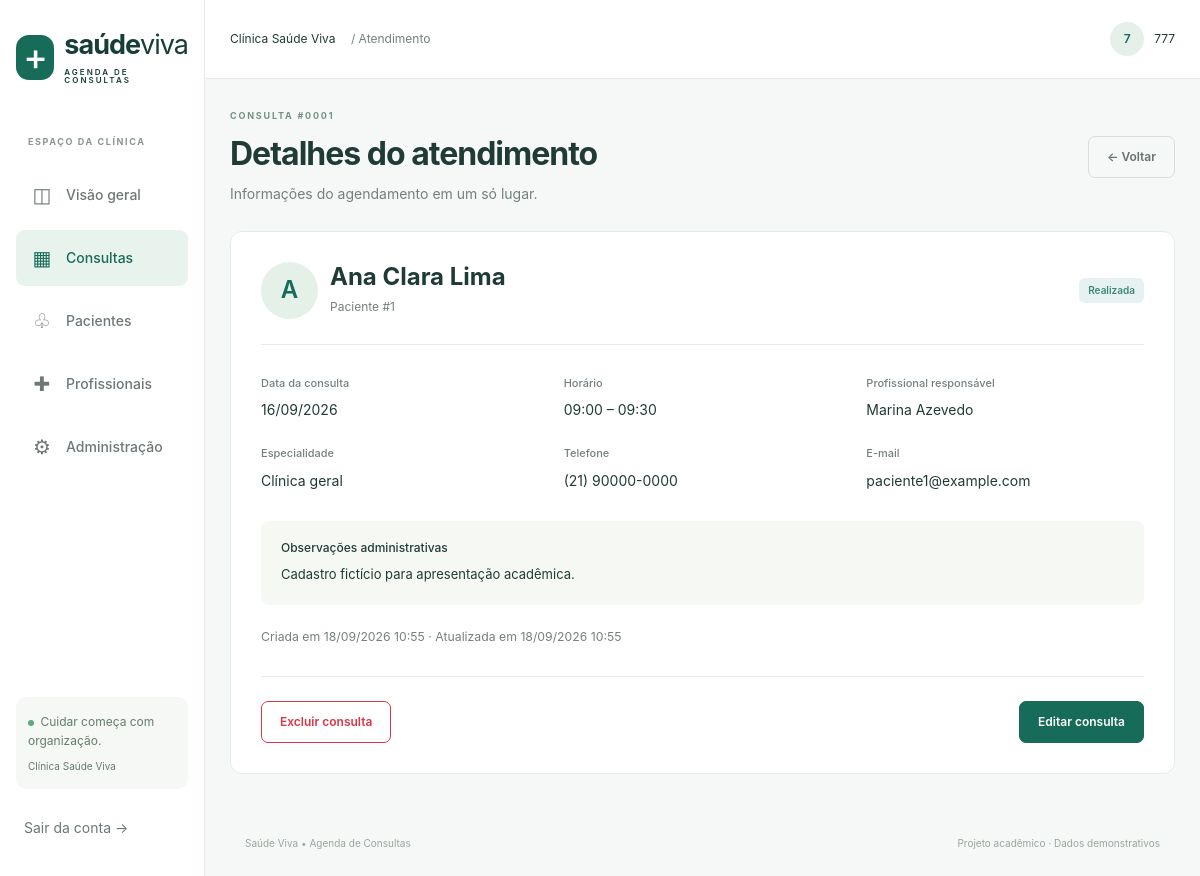
Page /consultas/1/ (signed in) on the committed database.
### consultas/models.py (models this page shows, shortened)
class Consulta(models.Model):
    class Status(models.TextChoices):
        AGENDADA = "agendada", "Agendada"
        CONFIRMADA = "confirmada", "Confirmada"
        REALIZADA = "realizada", "Realizada"
        CANCELADA = "cancelada", "Cancelada"
    paciente = models.ForeignKey(Paciente, on_delete=models.PROTECT, related_name="consultas")
    profissional = models.ForeignKey(Profissional, on_delete=models.PROTECT, related_name="consultas")
    data = models.DateField("data da consulta", db_index=True)
    inicio = models.TimeField("horário de início")
    fim = models.TimeField("horário de término")
    status = models.CharField(max_length=12, choices=Status.choices, default=Status.AGENDADA)
    observacoes = models.TextField("observações administrativas", blank=True, max_length=1000, help_text="Use apenas informações do agendamento, sem prontuário clínico.")
    criado_em = models.DateTimeField(auto_now_add=True)
    atualizado_em = models.DateTimeField(auto_now=True)
    class Meta:
        ordering = ["data", "inicio", "pk"]
        verbose_name_plural = "consultas"
        constraints = [models.CheckConstraint(condition=Q(fim__gt=F("inicio")), name="consulta_fim_apos_inicio")]

class Paciente(models.Model):
    nome = models.CharField("nome completo", max_length=120)
    nascimento = models.DateField("data de nascimento")
    telefone = models.CharField(max_length=20, validators=[RegexValidator(r"^[0-9()+ \-]{10,20}$", "Informe um telefone válido com DDD.")])
    email = models.EmailField("e-mail", blank=True)
    class Meta:
        ordering = ["nome"]

class Profissional(models.Model):
    nome = models.CharField(max_length=120)
    especialidade = models.CharField(max_length=80)
    registro = models.CharField("registro profissional", max_length=40, unique=True)
    ativo = models.BooleanField(default=True)
    class Meta:
        ordering = ["nome"]
        verbose_name_plural = "profissionais"

### consultas/views.py (the view)
# urls.py: path("consultas/<int:pk>/", views.detalhe, name="detalhe"),
@funcionario
def detalhe(request, pk):
    return render(request, "consultas/detalhe.html", {"consulta": get_object_or_404(Consulta.objects.select_related("paciente", "profissional"), pk=pk)})

### consultas/views.py (called while the page is built)
def funcionario(view):
    @login_required
    @wraps(view)
    def wrapper(request, *args, **kwargs):
        if not request.user.is_staff:
            raise PermissionDenied
        return view(request, *args, **kwargs)
    return wrapper

### templates/consultas/detalhe.html
{% extends 'base.html' %}{% block title %}Detalhes da consulta{% endblock %}{% block content %}<div class="page-heading"><div><div class="eyebrow">CONSULTA #{{ consulta.pk|stringformat:"04d" }}</div><h1>Detalhes do atendimento</h1><p>Informações do agendamento em um só lugar.</p></div><a class="btn btn-outline-secondary" href="{% url 'lista' %}">← Voltar</a></div><section class="panel detail-panel"><div class="detail-header"><div class="person"><span class="avatar large">{{ consulta.paciente.nome|first }}</span><div><h2>{{ consulta.paciente.nome }}</h2><p>Paciente #{{ consulta.paciente_id }}</p></div></div><span class="status status-{{ consulta.status }}">{{ consulta.get_status_display }}</span></div><dl class="detail-grid"><div><dt>Data da consulta</dt><dd>{{ consulta.data|date:"d/m/Y" }}</dd></div><div><dt>Horário</dt><dd>{{ consulta.inicio|time:"H:i" }} – {{ consulta.fim|time:"H:i" }}</dd></div><div><dt>Profissional responsável</dt><dd>{{ consulta.profissional.nome }}</dd></div><div><dt>Especialidade</dt><dd>{{ consulta.profissional.especialidade }}</dd></div><div><dt>Telefone</dt><dd>{{ consulta.paciente.telefone }}</dd></div><div><dt>E-mail</dt><dd>{{ consulta.paciente.email|default:"Não informado" }}</dd></div></dl><div class="notes"><h3>Observações administrativas</h3>{{ consulta.observacoes|default:"Nenhuma observação registrada."|linebreaks }}</div><p class="small muted">Criada em {{ consulta.criado_em|date:"d/m/Y H:i" }} · Atualizada em {{ consulta.atualizado_em|date:"d/m/Y H:i" }}</p><div class="form-actions"><a class="btn btn-outline-danger me-auto" href="{% url 'excluir' consulta.pk %}">Excluir consulta</a><a class="btn btn-primary" href="{% url 'editar' consulta.pk %}">Editar consulta</a></div></section>{% endblock %}

### templates/base.html (shortened to what this page needs)
{% load static %}<!doctype html>
<html lang="pt-BR"><head><link rel="stylesheet" href="{% static 'vendor/bootstrap.min.css' %}"><link rel="stylesheet" href="{% static 'css/style.css' %}"></head>
<body><a class="skip-link" href="#conteudo">Pular para o conteúdo</a>
{% if user.is_authenticated %}<aside class="sidebar"><a class="brand" href="{% url 'painel' %}"><span class="brand-icon">+</span><span>saúde<span class="brand-light">viva</span><small>AGENDA DE CONSULTAS</small></span></a><div class="nav-caption">ESPAÇO DA CLÍNICA</div><nav aria-label="Menu principal">
<a class="{% if request.resolver_match.url_name == 'painel' %}active{% endif %}" href="{% url 'painel' %}"><span>◫</span> Visão geral</a>
<a class="{% if 'consulta' in request.path %}active{% endif %}" href="{% url 'lista' %}"><span>▦</span> Consultas</a>
<a class="{% if 'pacientes' in request.path %}active{% endif %}" href="{% url 'pacientes' %}"><span>♧</span> Pacientes</a>
<a class="{% if 'profissionais' in request.path %}active{% endif %}" href="{% url 'profissionais' %}"><span>✚</span> Profissionais</a>
<a href="{% url 'admin:index' %}"><span>⚙</span> Administração</a></nav><div class="sidebar-bottom"><div class="clinic-note"><span class="live-dot"></span> Cuidar começa com organização.<small>Clínica Saúde Viva</small></div><form action="{% url 'logout' %}" method="post">{% csrf_token %}<button class="logout" type="submit">Sair da conta →</button></form></div></aside>
<div class="workspace"><header class="topbar"><span>Clínica Saúde Viva <span class="muted">/ Atendimento</span></span><span class="account"><span class="avatar">{{ user.username|first|upper }}</span>{{ user.first_name|default:user.username }}</span></header>
{% endif %}<main id="conteudo" class="{% if user.is_authenticated %}main-content{% else %}login-main{% endif %}">{% for message in messages %}<div class="alert alert-{{ message.tags|default:'info' }}" role="status">{{ message }}</div>{% endfor %}{% block content %}{% endblock %}</main>{% if user.is_authenticated %}<footer class="footer">Saúde Viva • Agenda de Consultas <span>Projeto acadêmico · Dados demonstrativos</span></footer></div>{% endif %}
<script src="{% static 'vendor/bootstrap.bundle.min.js' %}"></script></body></html>

### rows in the picture
Consulta: pk "0001", paciente.nome|first "A", paciente.nome "Ana Clara Lima", paciente_id "1", status "Realizada", data "16/09/2026", inicio "09:00", fim "09:30", profissional.nome "Marina Azevedo", profissional.especialidade "Clínica geral", paciente.telefone "(21) 90000-0000", paciente.email "paciente1@example.com", observacoes "Cadastro fictício para apresentação acadêmica.", criado_em "18/09/2026 10:55", atualizado_em "18/09/2026 10:55"

### other values in the picture
{{ user.username|first|upper }} "7"
{{ user.first_name|default:user.username }} "777"
